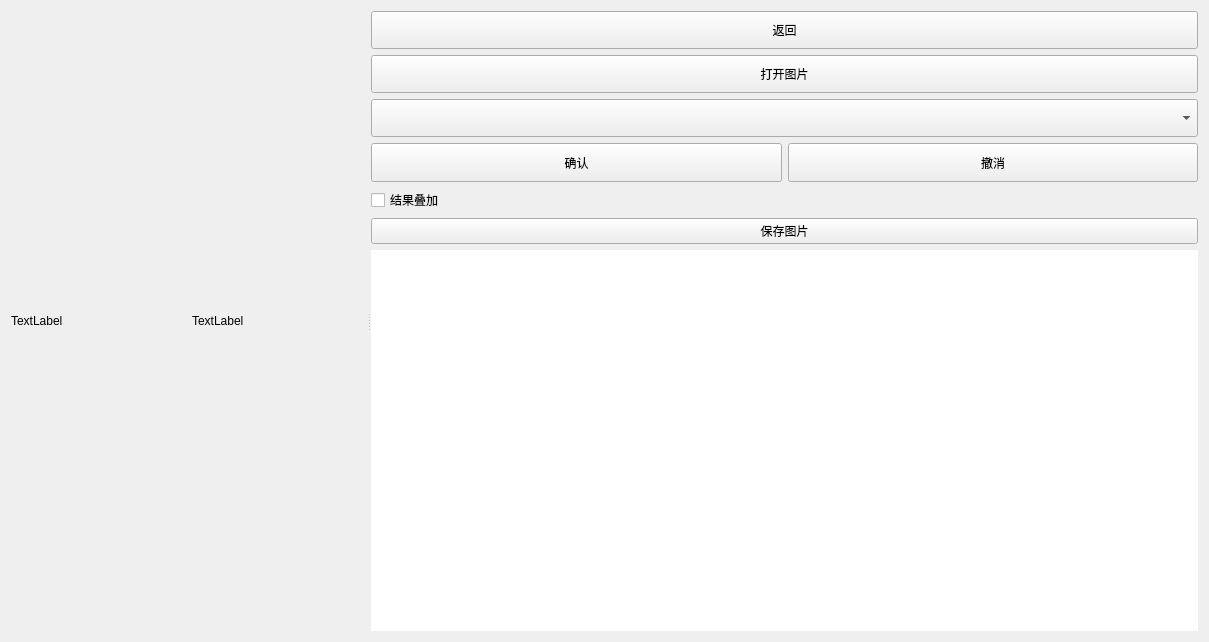
<?xml version="1.0" encoding="UTF-8"?>
<ui version="4.0">
 <class>preprocessing</class>
 <widget class="QWidget" name="preprocessing">
  <property name="geometry">
   <rect>
    <x>0</x>
    <y>0</y>
    <width>1209</width>
    <height>642</height>
   </rect>
  </property>
  <property name="windowTitle">
   <string>Form</string>
  </property>
  <layout class="QGridLayout" name="gridLayout">
   <item row="0" column="0">
    <widget class="QSplitter" name="splitter">
     <property name="orientation">
      <enum>Qt::Horizontal</enum>
     </property>
     <widget class="QWidget" name="">
      <layout class="QVBoxLayout" name="verticalLayout_2" stretch="20">
       <item>
        <layout class="QHBoxLayout" name="horizontalLayout_2">
         <item>
          <widget class="QLabel" name="label">
           <property name="sizePolicy">
            <sizepolicy hsizetype="Preferred" vsizetype="Preferred">
             <horstretch>0</horstretch>
             <verstretch>0</verstretch>
            </sizepolicy>
           </property>
           <property name="text">
            <string>TextLabel</string>
           </property>
          </widget>
         </item>
         <item>
          <widget class="QLabel" name="label_2">
           <property name="frameShape">
            <enum>QFrame::NoFrame</enum>
           </property>
           <property name="frameShadow">
            <enum>QFrame::Plain</enum>
           </property>
           <property name="text">
            <string>TextLabel</string>
           </property>
          </widget>
         </item>
        </layout>
       </item>
      </layout>
     </widget>
     <widget class="QWidget" name="">
      <layout class="QVBoxLayout" name="verticalLayout" stretch="1,1,1,1,1,0,10">
       <item>
        <widget class="QPushButton" name="comeback">
         <property name="sizePolicy">
          <sizepolicy hsizetype="Minimum" vsizetype="Expanding">
           <horstretch>0</horstretch>
           <verstretch>0</verstretch>
          </sizepolicy>
         </property>
         <property name="text">
          <string>返回</string>
         </property>
        </widget>
       </item>
       <item>
        <widget class="QPushButton" name="openimg">
         <property name="sizePolicy">
          <sizepolicy hsizetype="Minimum" vsizetype="Expanding">
           <horstretch>0</horstretch>
           <verstretch>0</verstretch>
          </sizepolicy>
         </property>
         <property name="text">
          <string>打开图片</string>
         </property>
        </widget>
       </item>
       <item>
        <widget class="QComboBox" name="comboBox">
         <property name="sizePolicy">
          <sizepolicy hsizetype="Minimum" vsizetype="Expanding">
           <horstretch>0</horstretch>
           <verstretch>0</verstretch>
          </sizepolicy>
         </property>
        </widget>
       </item>
       <item>
        <layout class="QHBoxLayout" name="horizontalLayout">
         <item>
          <widget class="QPushButton" name="processimg">
           <property name="sizePolicy">
            <sizepolicy hsizetype="Minimum" vsizetype="Expanding">
             <horstretch>0</horstretch>
             <verstretch>0</verstretch>
            </sizepolicy>
           </property>
           <property name="text">
            <string>确认</string>
           </property>
          </widget>
         </item>
         <item>
          <widget class="QPushButton" name="chehui">
           <property name="sizePolicy">
            <sizepolicy hsizetype="Minimum" vsizetype="Expanding">
             <horstretch>0</horstretch>
             <verstretch>0</verstretch>
            </sizepolicy>
           </property>
           <property name="text">
            <string>撤消</string>
           </property>
          </widget>
         </item>
        </layout>
       </item>
       <item>
        <widget class="QCheckBox" name="checkBox">
         <property name="sizePolicy">
          <sizepolicy hsizetype="Minimum" vsizetype="Fixed">
           <horstretch>0</horstretch>
           <verstretch>0</verstretch>
          </sizepolicy>
         </property>
         <property name="text">
          <string>结果叠加</string>
         </property>
        </widget>
       </item>
       <item>
        <widget class="QPushButton" name="saveimage">
         <property name="sizePolicy">
          <sizepolicy hsizetype="Minimum" vsizetype="Expanding">
           <horstretch>0</horstretch>
           <verstretch>0</verstretch>
          </sizepolicy>
         </property>
         <property name="text">
          <string>保存图片</string>
         </property>
        </widget>
       </item>
       <item>
        <widget class="QTextEdit" name="textEdit">
         <property name="sizePolicy">
          <sizepolicy hsizetype="Expanding" vsizetype="Minimum">
           <horstretch>0</horstretch>
           <verstretch>0</verstretch>
          </sizepolicy>
         </property>
         <property name="frameShape">
          <enum>QFrame::NoFrame</enum>
         </property>
        </widget>
       </item>
      </layout>
     </widget>
    </widget>
   </item>
  </layout>
 </widget>
 <resources/>
 <connections/>
</ui>
